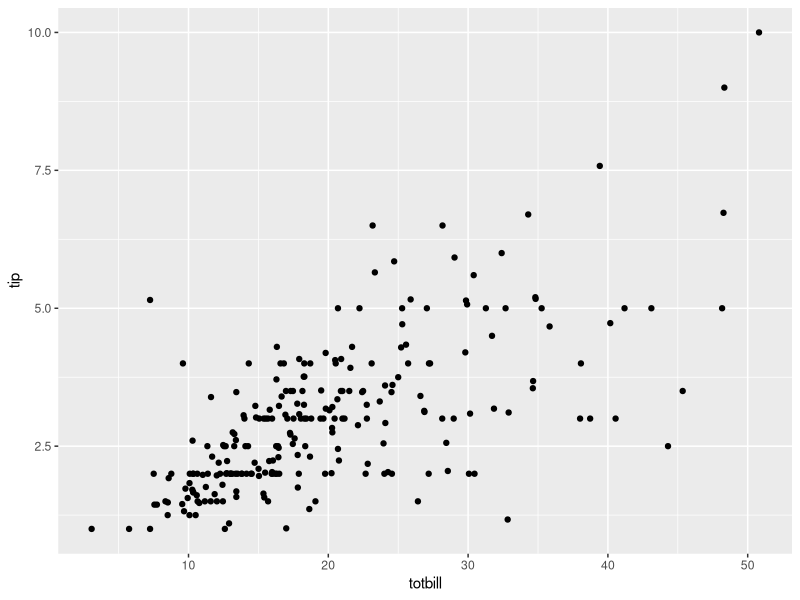

This figure's R source:
## ---- chunk 1
knitr::opts_chunk$set(echo = TRUE, message = FALSE, warning = FALSE)
## ---- chunk 2
group_members <- c("Instructor solution")

start_value <- 57
after_add <- start_value + 2
after_multiply <- after_add * 3
after_subtract <- after_multiply - 6
final_value <- after_subtract / 3

tips <- read.csv("tips.csv", stringsAsFactors = TRUE)

# Exercise 2 data exploration
dim(tips)
head(tips)
str(tips)
summary(tips)
names(tips)
levels(tips$day)

n_cases <- nrow(tips)
n_variables <- ncol(tips) - 1
quantitative_variables <- c("totbill", "tip", "size")
categorical_variables <- c("sex", "smoker", "day", "time")
collection_days <- levels(tips$day)

library(ggplot2)
tips_plot <- ggplot(tips, aes(x = totbill, y = tip)) + geom_point()
association_direction <- "positive"
relationship_form <- "approximately linear"
spread_pattern <- "increases"

tip_model <- lm(tip ~ totbill, data = tips)
intercept <- unname(coef(tip_model)[1])
slope <- unname(coef(tip_model)[2])
predicted_tip_45 <- unname(predict(tip_model, newdata = data.frame(totbill = 45)))
slope_percent <- 100 * slope
